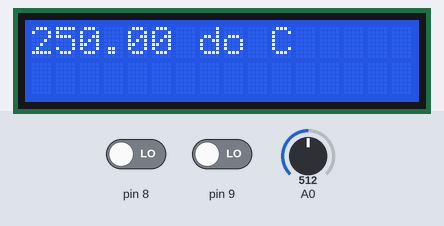
A sketch run on a simulated Arduino Uno, built with avr-gcc and run on an emulated ATmega328P. On the bench: 16×2 character LCD. The test bench sets the inputs (shaded band); at power-on: pin 9 LOW, A0 = 512, pin 8 LOW.

Above: at 1.2 s.
1.3 s: pin 9 driven HIGH
At 2.5 s:
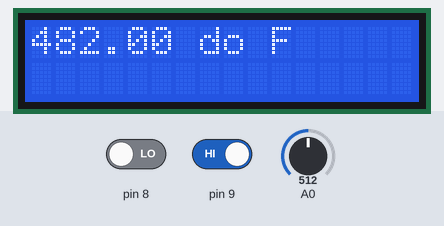
2.8 s: A0 set to 716
At 3.7 s:
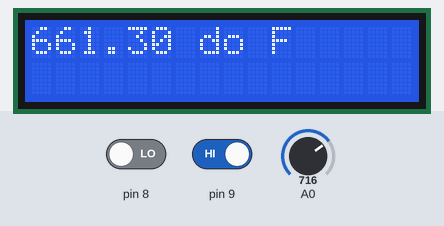
4.3 s: pin 8 driven HIGH
At 5.5 s:
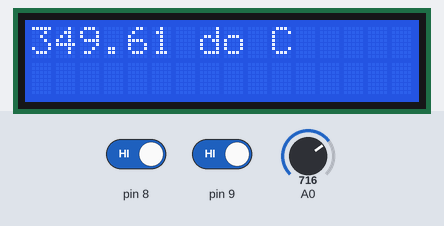
5.8 s: A0 set to 900
At 6.6 s:
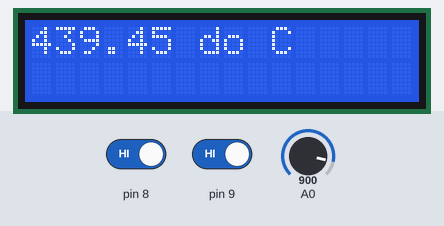
8.8 s: A0 set to 1023
At 9.2 s:
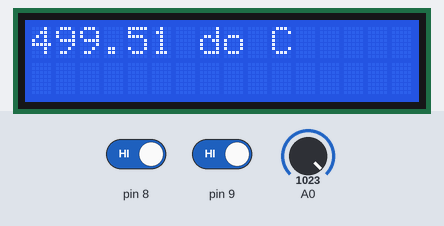
Timing chart, 0 to 11.3 s (numbered marks = the images above; inputs shaded):
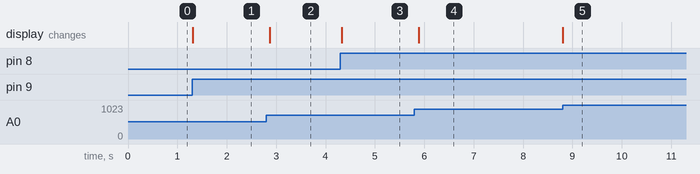

Measured:
- after the input at 1.3 s, the display: changes at once (image 1)
- after the input at 2.8 s, the display: changes after 0.07 s (image 2)
- after the input at 4.3 s, the display: changes at once (image 3)
- after the input at 5.8 s, the display: changes after 0.09 s (image 4)
- after the input at 8.8 s, the display: changes at once (image 5)

The sketch:

B9.ino
```cpp
#include <LiquidCrystal.h>
const int numRows = 2;
const int numCols = 16;
LiquidCrystal lcd(12, 11, 5, 4, 3, 2);

void setup() {
  lcd.begin(numCols, numRows);
  pinMode(A0, INPUT);
  pinMode(8, INPUT);
  pinMode(9, INPUT);
}
float voltage;
float temp;
float tempF;
byte btn_CState = LOW;
byte btn_FState = LOW;
byte tempMode = LOW;

void loop() {
  if (digitalRead(8) && !btn_CState) {
    tempMode = LOW;
  }
  if (digitalRead(9) && !btn_FState) {
    tempMode = HIGH;
  }

  lcd.clear();
  voltage = analogRead(A0) * 5.0 / 1024.0;
  temp = voltage * 100.0;
  if (tempMode) {
    tempF = (temp * 1.8) + 32;
    lcd.print(String(tempF) + " do F");
  } else {
    lcd.print(String(temp) + " do C");
  }
  btn_CState = digitalRead(8);
  btn_FState = digitalRead(9);
  delay(100);
}
```
